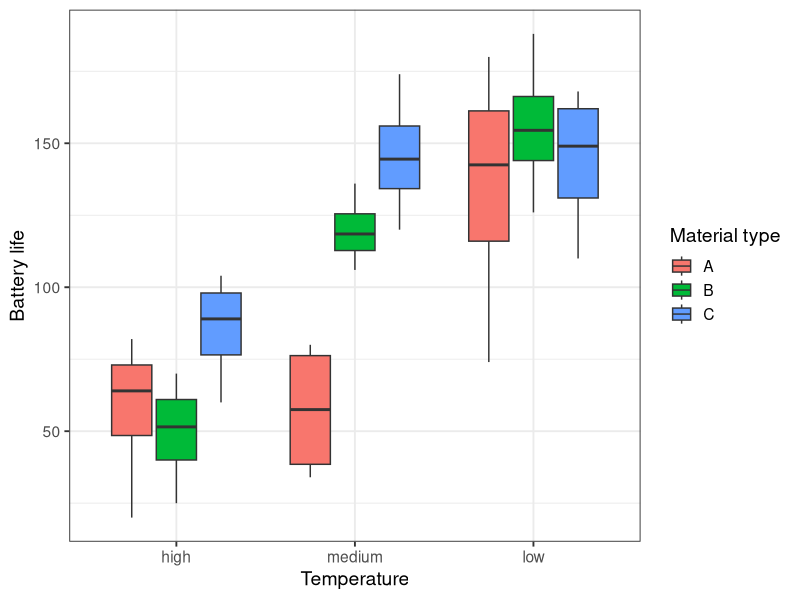
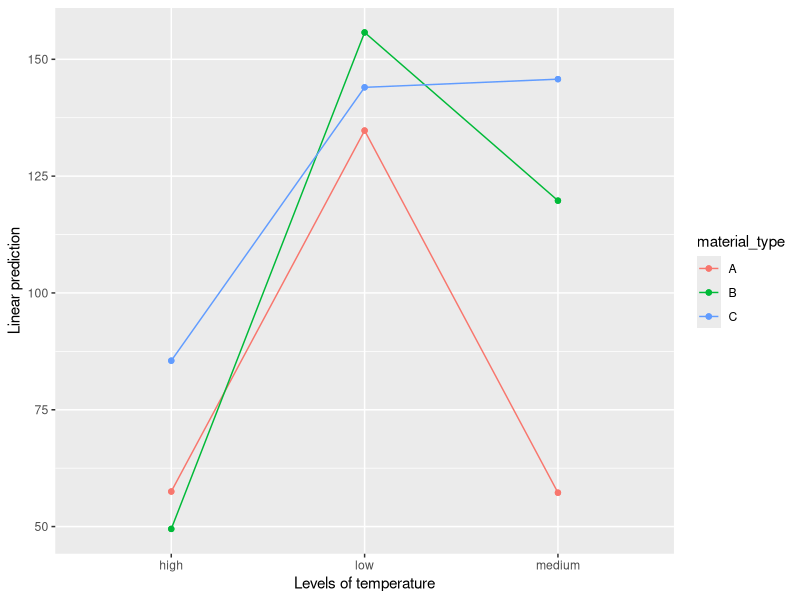
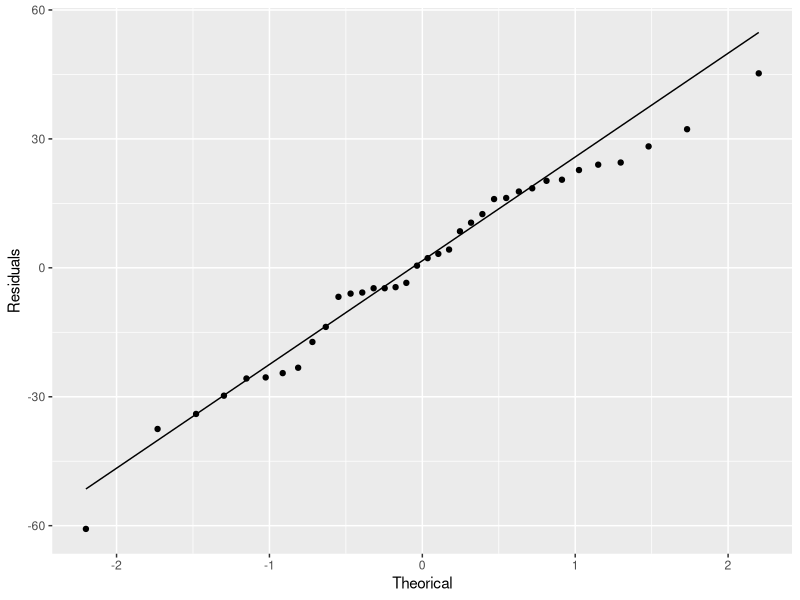
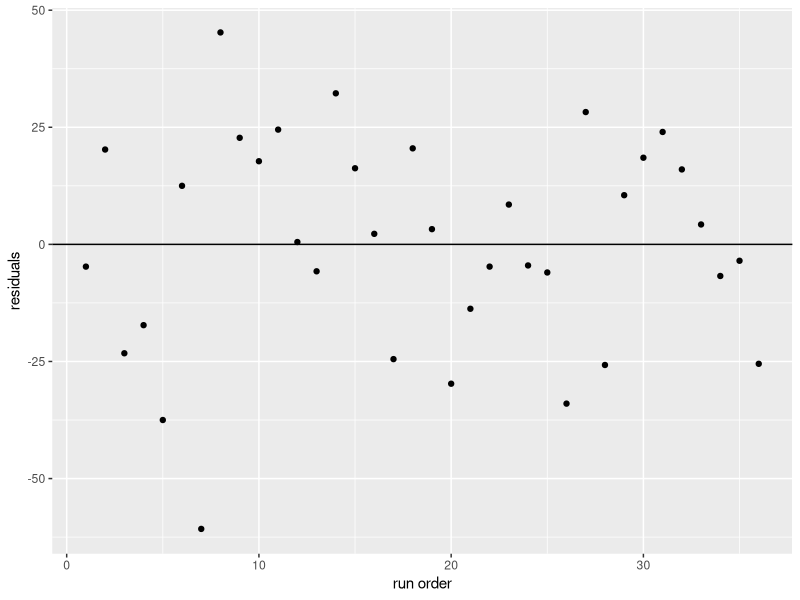
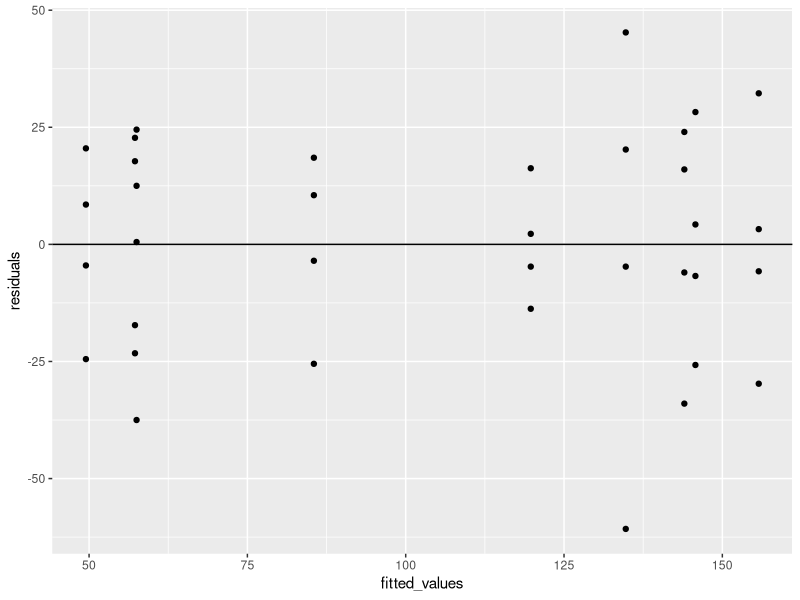
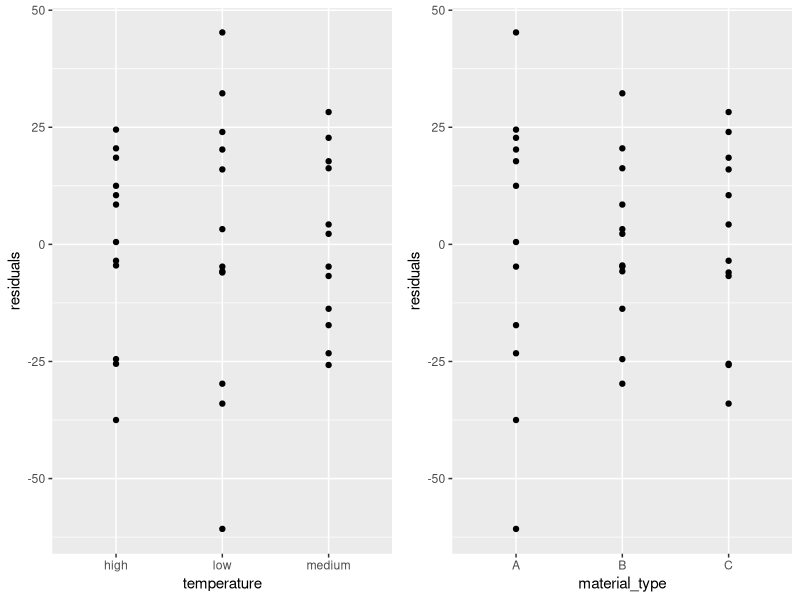

Write the R code that produced these figures, in order.
## ---- chunk 1
knitr::opts_chunk$set(echo = TRUE)
## ---- chunk 2
library(kableExtra)
battery_life = c(130,155,34,40,20,70,74,180,80,75,82,58,150,188,136,122,25,70,159,126,106,115,58,45,138,110,174,120,96,104,168,160,150,139,82,60)
temperature = c('low','low','medium','medium','high','high','low','low','medium','medium','high','high','low','low','medium','medium','high','high','low','low','medium','medium','high','high','low','low','medium','medium','high','high','low','low','medium','medium','high','high')
material_type = c('A','A','A','A','A','A','A','A','A','A','A','A','B','B','B','B','B','B','B','B','B','B','B','B','C','C','C','C','C','C','C','C','C','C','C','C')

data = data.frame(battery_life,temperature,material_type) #, padding=-1L
kable(data) %>%
  kable_styling(bootstrap_options = "striped", full_width = F)
## ---- chunk 3
battery_life_matrix = matrix(data$battery_life,nrow = 6,byrow = TRUE)
colnames(battery_life_matrix) = c('low','low','medium','medium','high','high')
rownames(battery_life_matrix) = c('A','A','B','B','C','C')
battery_life_table = as.table(battery_life_matrix)
kable(battery_life_table) %>%
  kable_styling(bootstrap_options = "striped", full_width = F)
## ---- chunk 4
library(ggplot2)

ggplot(aes(x=reorder(temperature,battery_life,FUN=median), y = battery_life, fill=material_type), data=data) +
  geom_boxplot()+
  #geom_jitter(position=position_jitter(0.2)) +
  theme_bw(base_size = 14) +
  xlab("Temperature") +
  ylab("Battery life")+
  scale_fill_discrete(guide = guide_legend(title = "Material type"))
## ---- chunk 5
data.aov = aov(battery_life ~ temperature + material_type + temperature:material_type, data = data)
summary_df = data.frame(summary(data.aov)[[1]])
colnames(summary_df)= c("Df","Sum Sq","Mean Sq","F value","P value")#kable(dd, digits = 10)
options(knitr.kable.NA = '')
kable(summary_df) %>%
  kable_styling(bootstrap_options = "striped", full_width = F)
## ---- chunk 6
library(emmeans)

emmip(data.aov, material_type ~ temperature, nesting.order = F )

## ---- chunk 7
summa = summary(lm(data.aov))
individual_tests_df = summa$coefficients
colnames(individual_tests_df)= c("Estimate","Standard error","Statistic","P value")
kable(individual_tests_df) %>%
  kable_styling(bootstrap_options = "striped", full_width = F)

## ---- chunk 8
library(broom)
model_variation_df = glance(summa)
# model_variation_df
colnames(model_variation_df) = c("R-squared","Adjusted R-squared","Standard error","Statistic","P value","Df")
kable(model_variation_df) %>%
  kable_styling(bootstrap_options = "striped", full_width = F)

## ---- chunk 9
residuals = data.aov$residuals
df = data.frame(residuals)
ggplot(df, aes(sample = residuals)) +
  stat_qq() +
  stat_qq_line() +
  xlab("Theorical") +
  ylab("Residuals")
## ---- chunk 10
shapiro_test <- shapiro.test(residuals)
df_shapiro_test = data.frame(shapiro_test$statistic, shapiro_test$p.value, row.names = '')
colnames(df_shapiro_test) = c('Statistic','P value')
kable(df_shapiro_test) %>%
  kable_styling(bootstrap_options = "striped", full_width = F)
## ---- chunk 11
df$index <- as.numeric(row.names(df))
ggplot(df, aes(x=index, y = residuals)) +
  geom_point() + 
  geom_hline(yintercept=0) +
  xlab("run order") 
  
## ---- chunk 12
df$fitted_values = data.aov$fitted.values 

ggplot(df, aes(x=fitted_values, y = residuals)) +
    geom_point()+ 
  geom_hline(yintercept=0)

## ---- chunk 13
df$temperature = data$temperature
df$material_type = data$material_type
par(mfrow=c(1,2)) 
plot1 = ggplot(df, aes(x=temperature, y = residuals)) +
          geom_point()

plot2 = ggplot(df, aes(x=material_type, y = residuals)) +
          geom_point()

library(gridExtra)
grid.arrange(plot1, plot2, ncol = 2)
## ---- chunk 14

bartlett_test = bartlett.test(residuals~temperature, df)
bartlett_df = data.frame(bartlett_test$statistic, bartlett_test$p.value, row.names = '')
colnames(bartlett_df) = c('Statistic','P value')
kable(bartlett_df) %>%
  kable_styling(bootstrap_options = "striped", full_width = F)

## ---- chunk 15

bartlett_test = bartlett.test(residuals~material_type, df)
bartlett_df = data.frame(bartlett_test$statistic, bartlett_test$p.value, row.names = '')
colnames(bartlett_df) = c('Statistic','P value')
kable(bartlett_df) %>%
  kable_styling(bootstrap_options = "striped", full_width = F)

## ---- chunk 16
library(car)
library(carData)
levene_test = leveneTest(data = df, residuals~temperature)
levene_test$Df = NULL
levene_test = levene_test[c(1),]
row.names(levene_test) = c('')
colnames(levene_test) = c('Statistic','P value')
kable(levene_test) %>%
  kable_styling(bootstrap_options = "striped", full_width = F)
## ---- chunk 17
library(car)
library(carData)
levene_test = leveneTest(data = df, residuals~material_type)
levene_test$Df = NULL
levene_test = levene_test[c(1),]
row.names(levene_test) = c('')
colnames(levene_test) = c('Statistic','P value')
kable(levene_test) %>%
  kable_styling(bootstrap_options = "striped", full_width = F)
## ---- chunk 18
# Comparing the means of one factor(the three temperature levels) using Tukey’s method
# may be obscured by the temperature-material type interaction
#tukey_test = TukeyHSD(x=data.aov, which = "temperature", conf.level=0.95)


# Comparing the means of one factor(the three material types) using Tukey’s method
# may be obscured by the temperature-material type interaction
#tukey_test = TukeyHSD(x=data.aov, which = "material_type", conf.level=0.95)

tukey_test = TukeyHSD(x=data.aov, which = "temperature:material_type", conf.level=0.95)
tukey_test_df = tukey_test$`temperature:material_type`

colnames(tukey_test_df) = c('Difference','Lower ci','Uper ci','P value')
kable(tukey_test_df) %>%
  kable_styling(bootstrap_options = "striped", full_width = F) %>%
  row_spec(c(18,21,33), bold = T)#, color = "white")#, background = "#D7261E")
